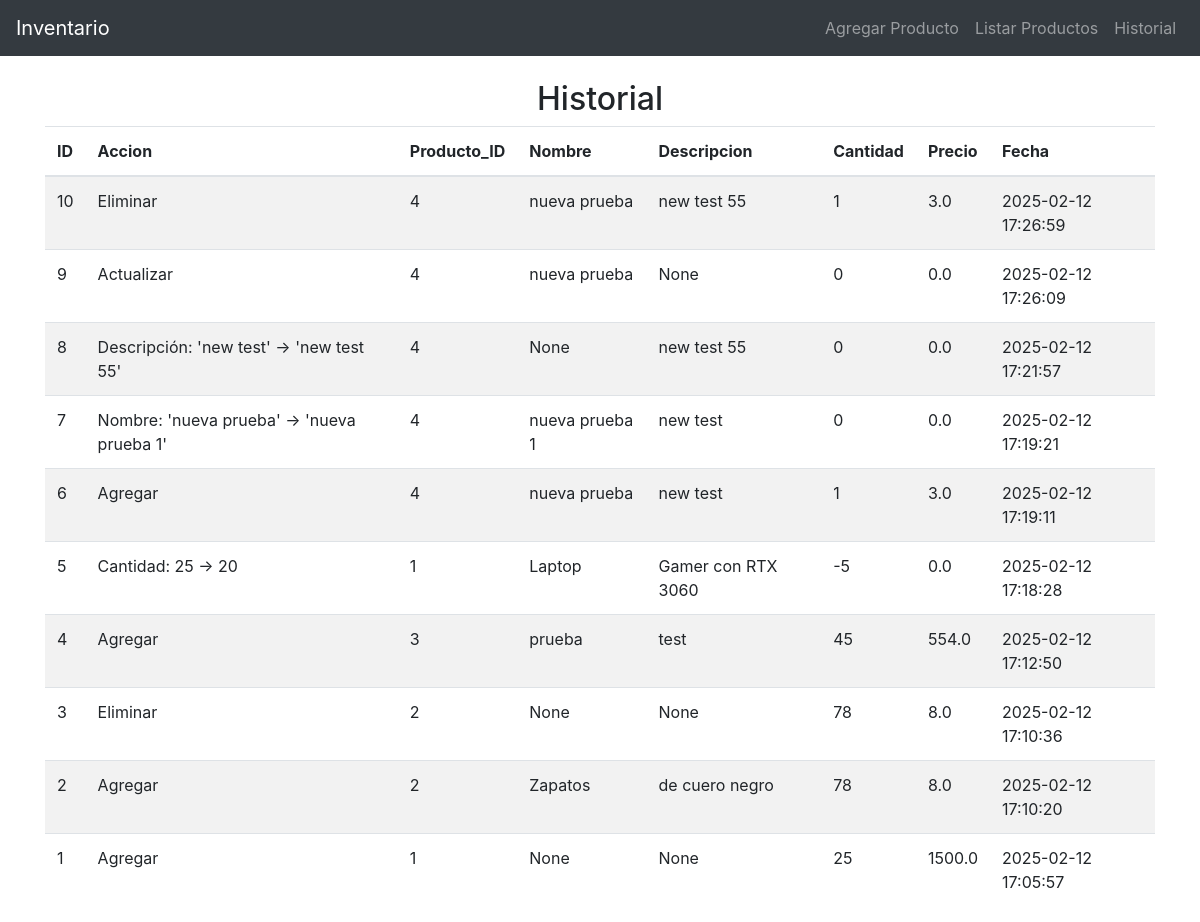
The page /historial on the database its author committed.
### tables this page shows
CREATE TABLE historial (
                historial_id INTEGER PRIMARY KEY AUTOINCREMENT,
                accion TEXT NOT NULL,
                producto_id INTEGER NOT NULL,
                nombre TEXT,
                descripcion TEXT,
                cantidad INTEGER,
                precio REAL,
                fecha TIMESTAMP DEFAULT CURRENT_TIMESTAMP,
                FOREIGN KEY (producto_id) REFERENCES productos (id)
            );

### app.py (the view)
@app.route('/historial')
def historial():
    historial_movimientos = listar_historial()
    return render_template('listar_historial.html', historial=historial_movimientos)

### database.py (called while the page is built)
def connect_db():
    conn = sqlite3.connect(DB_NAME)
    cursor = conn.cursor()
    return conn, cursor

def listar_historial():
    conn, cursor = connect_db()
    cursor.execute("SELECT * FROM historial ORDER BY fecha DESC")
    historial = cursor.fetchall()
    conn.close()
    if historial:
        return historial
    else:
        print("No hay historial de movimientos.")

### templates/listar_historial.html
{% extends 'base.html' %}
{% block content %}
    <h2 class="text-center">Historial</h2>
    {% if historial %}
        <table class="table table-striped">
            <thead>
                <tr>
                    <th>ID</th>
                    <th>Accion</th>
                    <th>Producto_ID</th>
                    <th>Nombre</th>
                    <th>Descripcion</th>
                    <th>Cantidad</th>
                    <th>Precio</th>
                    <th>Fecha</th>
                </tr>
            </thead>
            <tbody>
                {% for hist in historial %}
                    <tr>
                        <td>{{ hist[0] }}</td>
                        <td>{{ hist[1] }}</td>
                        <td>{{ hist[2] }}</td>
                        <td>{{ hist[3] }}</td>
                        <td>{{ hist[4] }}</td>
                        <td>{{ hist[5] }}</td>
                        <td>{{ hist[6] }}</td>
                        <td>{{ hist[7] }}</td>
                    </tr>
                {% endfor %}
            </tbody>
        </table>
    {% else %}
        <p>No hay historial registrados.</p>
    {% endif %}
{% endblock %}

### rows shown on the page
historial: historial_id "10", accion "Eliminar", producto "4", nombre "nueva prueba", descripcion "new test 55", cantidad "1", precio "3.0", fecha "2025-02-12 17:26:59"
historial: historial_id "9", accion "Actualizar", producto "4", nombre "nueva prueba", hist "None", cantidad "0", precio "0.0", fecha "2025-02-12 17:26:09"
historial: historial_id "8", accion "Descripción: 'new test' → 'new test 55'", producto "4", hist "None", descripcion "new test 55", cantidad "0", precio "0.0", fecha "2025-02-12 17:21:57"
historial: historial_id "7", accion "Nombre: 'nueva prueba' → 'nueva prueba 1'", producto "4", nombre "nueva prueba 1", descripcion "new test", cantidad "0", precio "0.0", fecha "2025-02-12 17:19:21"
historial: historial_id "6", accion "Agregar", producto "4", nombre "nueva prueba", descripcion "new test", cantidad "1", precio "3.0", fecha "2025-02-12 17:19:11"
historial: historial_id "5", accion "Cantidad: 25 → 20", producto "1", nombre "Laptop", descripcion "Gamer con RTX 3060", cantidad "-5", precio "0.0", fecha "2025-02-12 17:18:28"
historial: historial_id "4", accion "Agregar", producto "3", nombre "prueba", descripcion "test", cantidad "45", precio "554.0", fecha "2025-02-12 17:12:50"
historial: historial_id "3", accion "Eliminar", producto "2", hist "None", cantidad "78", precio "8.0", fecha "2025-02-12 17:10:36"
historial: historial_id "2", accion "Agregar", producto "2", nombre "Zapatos", descripcion "de cuero negro", cantidad "78", precio "8.0", fecha "2025-02-12 17:10:20"
historial: historial_id "1", accion "Agregar", producto "1", hist "None", cantidad "25", precio "1500.0", fecha "2025-02-12 17:05:57"
